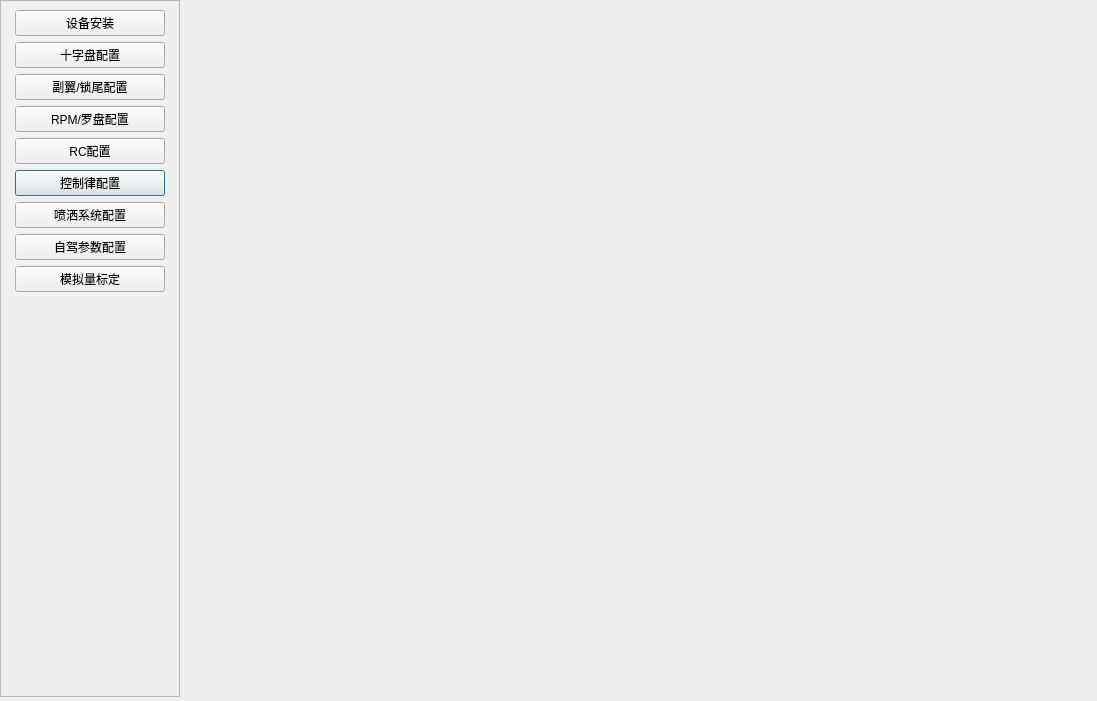
<?xml version="1.0" encoding="UTF-8"?>
<ui version="4.0">
 <class>QDialogConfigure</class>
 <widget class="QDialog" name="QDialogConfigure">
  <property name="geometry">
   <rect>
    <x>0</x>
    <y>0</y>
    <width>1097</width>
    <height>701</height>
   </rect>
  </property>
  <property name="windowTitle">
   <string>Dialog</string>
  </property>
  <widget class="QScrollArea" name="scrollArea">
   <property name="geometry">
    <rect>
     <x>0</x>
     <y>0</y>
     <width>180</width>
     <height>697</height>
    </rect>
   </property>
   <property name="minimumSize">
    <size>
     <width>180</width>
     <height>0</height>
    </size>
   </property>
   <property name="maximumSize">
    <size>
     <width>180</width>
     <height>16777215</height>
    </size>
   </property>
   <property name="font">
    <font>
     <pointsize>9</pointsize>
    </font>
   </property>
   <property name="widgetResizable">
    <bool>true</bool>
   </property>
   <widget class="QWidget" name="scrollAreaWidgetContents_2">
    <property name="geometry">
     <rect>
      <x>0</x>
      <y>0</y>
      <width>178</width>
      <height>695</height>
     </rect>
    </property>
    <layout class="QGridLayout" name="gridLayout_18">
     <item row="7" column="0">
      <widget class="QPushButton" name="pushButton_controlset">
       <property name="maximumSize">
        <size>
         <width>210</width>
         <height>16777215</height>
        </size>
       </property>
       <property name="text">
        <string>控制律配置</string>
       </property>
       <property name="icon">
        <iconset resource="../qfi.qrc">
         <normaloff>:/qfi/images/ask.png</normaloff>:/qfi/images/ask.png</iconset>
       </property>
       <property name="iconSize">
        <size>
         <width>50</width>
         <height>30</height>
        </size>
       </property>
      </widget>
     </item>
     <item row="5" column="0">
      <widget class="QPushButton" name="pushButton_rpmset">
       <property name="maximumSize">
        <size>
         <width>210</width>
         <height>16777215</height>
        </size>
       </property>
       <property name="text">
        <string>RPM/罗盘配置</string>
       </property>
       <property name="icon">
        <iconset resource="../qfi.qrc">
         <normaloff>:/qfi/images/sensors.png</normaloff>:/qfi/images/sensors.png</iconset>
       </property>
       <property name="iconSize">
        <size>
         <width>50</width>
         <height>30</height>
        </size>
       </property>
      </widget>
     </item>
     <item row="11" column="0">
      <spacer name="verticalSpacer">
       <property name="orientation">
        <enum>Qt::Vertical</enum>
       </property>
       <property name="sizeHint" stdset="0">
        <size>
         <width>20</width>
         <height>40</height>
        </size>
       </property>
      </spacer>
     </item>
     <item row="9" column="0">
      <widget class="QPushButton" name="pushButton_selflyset">
       <property name="sizePolicy">
        <sizepolicy hsizetype="MinimumExpanding" vsizetype="Fixed">
         <horstretch>0</horstretch>
         <verstretch>0</verstretch>
        </sizepolicy>
       </property>
       <property name="maximumSize">
        <size>
         <width>150</width>
         <height>16777215</height>
        </size>
       </property>
       <property name="font">
        <font>
         <pointsize>9</pointsize>
        </font>
       </property>
       <property name="text">
        <string>自驾参数配置</string>
       </property>
       <property name="icon">
        <iconset resource="../qfi.qrc">
         <normaloff>:/qfi/images/airplane.png</normaloff>:/qfi/images/airplane.png</iconset>
       </property>
       <property name="iconSize">
        <size>
         <width>50</width>
         <height>30</height>
        </size>
       </property>
      </widget>
     </item>
     <item row="3" column="0">
      <widget class="QPushButton" name="pushButton_tiltset">
       <property name="maximumSize">
        <size>
         <width>210</width>
         <height>16777215</height>
        </size>
       </property>
       <property name="text">
        <string>十字盘配置</string>
       </property>
       <property name="icon">
        <iconset resource="../qfi.qrc">
         <normaloff>:/qfi/images/HE32.png</normaloff>:/qfi/images/HE32.png</iconset>
       </property>
       <property name="iconSize">
        <size>
         <width>50</width>
         <height>30</height>
        </size>
       </property>
      </widget>
     </item>
     <item row="4" column="0">
      <widget class="QPushButton" name="pushButton_ailset">
       <property name="maximumSize">
        <size>
         <width>210</width>
         <height>16777215</height>
        </size>
       </property>
       <property name="text">
        <string>副翼/锁尾配置</string>
       </property>
       <property name="icon">
        <iconset resource="../qfi.qrc">
         <normaloff>:/qfi/images/donate.png</normaloff>:/qfi/images/donate.png</iconset>
       </property>
       <property name="iconSize">
        <size>
         <width>50</width>
         <height>30</height>
        </size>
       </property>
      </widget>
     </item>
     <item row="1" column="0">
      <widget class="QPushButton" name="pushButton_install">
       <property name="maximumSize">
        <size>
         <width>150</width>
         <height>16777215</height>
        </size>
       </property>
       <property name="text">
        <string>设备安装</string>
       </property>
       <property name="icon">
        <iconset resource="../qfi.qrc">
         <normaloff>:/qfi/images/set.png</normaloff>:/qfi/images/set.png</iconset>
       </property>
       <property name="iconSize">
        <size>
         <width>50</width>
         <height>30</height>
        </size>
       </property>
      </widget>
     </item>
     <item row="8" column="0">
      <widget class="QPushButton" name="pushButton_spayset">
       <property name="maximumSize">
        <size>
         <width>210</width>
         <height>16777215</height>
        </size>
       </property>
       <property name="text">
        <string>喷洒系统配置</string>
       </property>
       <property name="icon">
        <iconset resource="../qfi.qrc">
         <normaloff>:/qfi/images/simulation.png</normaloff>:/qfi/images/simulation.png</iconset>
       </property>
       <property name="iconSize">
        <size>
         <width>50</width>
         <height>30</height>
        </size>
       </property>
      </widget>
     </item>
     <item row="6" column="0">
      <widget class="QPushButton" name="pushButton_rcset">
       <property name="maximumSize">
        <size>
         <width>210</width>
         <height>16777215</height>
        </size>
       </property>
       <property name="text">
        <string>RC配置</string>
       </property>
       <property name="icon">
        <iconset resource="../qfi.qrc">
         <normaloff>:/qfi/images/remote1.png</normaloff>:/qfi/images/remote1.png</iconset>
       </property>
       <property name="iconSize">
        <size>
         <width>50</width>
         <height>30</height>
        </size>
       </property>
      </widget>
     </item>
     <item row="10" column="0">
      <widget class="QPushButton" name="pushButton_anologset">
       <property name="sizePolicy">
        <sizepolicy hsizetype="MinimumExpanding" vsizetype="Fixed">
         <horstretch>0</horstretch>
         <verstretch>0</verstretch>
        </sizepolicy>
       </property>
       <property name="maximumSize">
        <size>
         <width>150</width>
         <height>16777215</height>
        </size>
       </property>
       <property name="font">
        <font>
         <pointsize>9</pointsize>
        </font>
       </property>
       <property name="text">
        <string>模拟量标定</string>
       </property>
       <property name="icon">
        <iconset resource="../qfi.qrc">
         <normaloff>:/qfi/images/airplane.png</normaloff>:/qfi/images/airplane.png</iconset>
       </property>
       <property name="iconSize">
        <size>
         <width>50</width>
         <height>30</height>
        </size>
       </property>
      </widget>
     </item>
    </layout>
   </widget>
  </widget>
  <widget class="QStackedWidget" name="stackedWidget">
   <property name="geometry">
    <rect>
     <x>185</x>
     <y>10</y>
     <width>881</width>
     <height>595</height>
    </rect>
   </property>
   <property name="minimumSize">
    <size>
     <width>827</width>
     <height>595</height>
    </size>
   </property>
   <property name="font">
    <font>
     <pointsize>9</pointsize>
    </font>
   </property>
   <property name="currentIndex">
    <number>-1</number>
   </property>
  </widget>
 </widget>
 <resources>
  <include location="../qfi.qrc"/>
 </resources>
 <connections/>
</ui>
